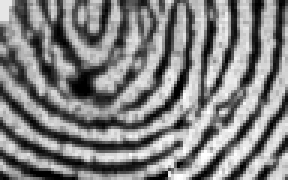
#> input picture mosaic/Mosaic_image/img01/image-001-01.bmp, 96 x 60 px (shown 3 times larger); its folder holds 3 pictures in this run
$ python pano.py
#> lines starting #> are read from the running program, lines starting #| are printed output that depends on the picture
#-*- conding:utf-8 -*-
import cv2
import sys
from matchers import matchers
import time
from matplotlib import pyplot as plt
from numpy import *

class Stitch:
	def __init__(self):
		#可以使用文件记录好图像路径，再读取。
		# self.path = args
		# fp = open(self.path, 'r')
		# filenames = [each.rstrip('\r\n') for each in  fp.readlines()]

		IMGFILEPATH='Mosaic_image/'
		filenames = [('img01/image-001-0'+str(i+1)+'.bmp' ) for i in range(4)]
		self.images = [cv2.resize(cv2.imread(IMGFILEPATH+each,0),(192, 192)) for each in filenames ] #480,320
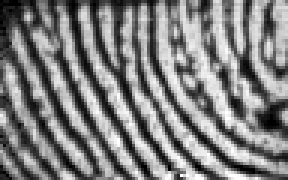
#> input picture mosaic/Mosaic_image/img01/image-001-02.bmp, 96 x 60 px (shown 3 times larger)
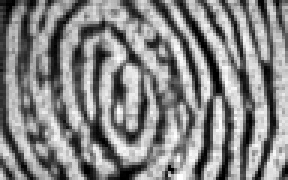
#> input picture mosaic/Mosaic_image/img01/image-001-03.bmp, 96 x 60 px (shown 3 times larger)
		# self.images = [cv2.imread(each,0) for each in filenames[:2]]

		self.count = len(self.images)
		self.img_list = []
		self.matcher_obj = matchers()
		self.prepare_lists()

		self.call_times=0  #匹配函数imgshift被调用的次数
		self.mach_number=0 #可以匹配上的图片数量

	def prepare_lists(self):
		for i in range(self.count): self.img_list.append(self.images[i])


	# [128 lines left out: functions imgshift, imgCutting, reconstruct, not called in this run]


if __name__ == '__main__':
	now=time.time()
	# [7 lines of commented-out code are left out]

#> (the run stopped early here; a loop or call above may not have finished)
